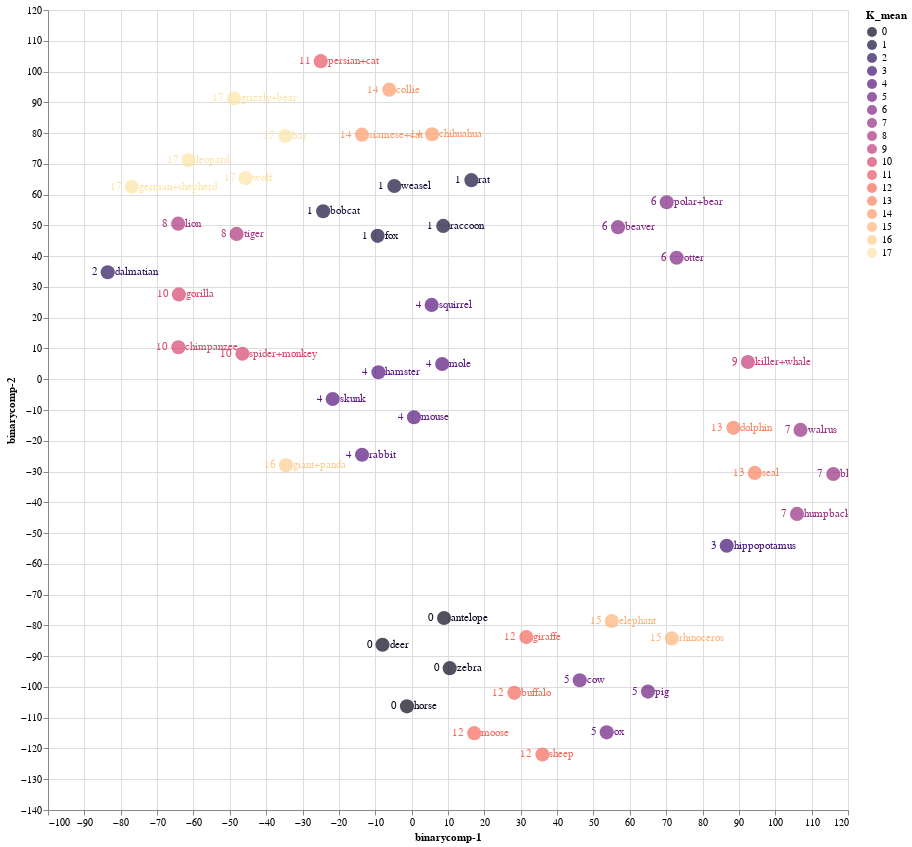

This figure's notebook cell:
### Code cell
source = tsne_binary_df1

points = alt.Chart(source).mark_circle(size=200).encode(
    x='binarycomp-1:Q',
    y='binarycomp-2:Q',
    color=alt.Color('K_mean:N', scale=alt.Scale(scheme='Magma'))
    ).properties(
    width=800,
    height=800
)

text1 = points.mark_text(
    align='left',
    baseline='middle',
    dx=7
).encode(
    text='index:N'
)

text2 = points.mark_text(
    align='right',
    baseline='middle',
    dx=-10
).encode(
    text='K_mean:N'
)

points.interactive() + text1 + text2

### Figure 1 — Vega-Lite specification as saved in the notebook (floating-point values rounded to 4 significant figures)
{"config": {"view": {"continuousWidth": 400, "continuousHeight": 300}}, "layer": [{"mark": {"type": "circle", "size": 200}, "encoding": {"color": {"field": "K_mean", "scale": {"scheme": "Magma"}, "type": "nominal"}, "x": {"field": "binarycomp-1", "type": "quantitative"}, "y": {"field": "binarycomp-2", "type": "quantitative"}}, "height": 800, "selection": {"selector003": {"type": "interval", "bind": "scales", "encodings": ["x", "y"]}}, "width": 800}, {"mark": {"type": "text", "align": "left", "baseline": "middle", "dx": 7}, "encoding": {"color": {"field": "K_mean", "scale": {"scheme": "Magma"}, "type": "nominal"}, "text": {"field": "index", "type": "nominal"}, "x": {"field": "binarycomp-1", "type": "quantitative"}, "y": {"field": "binarycomp-2", "type": "quantitative"}}, "height": 800, "width": 800}, {"mark": {"type": "text", "align": "right", "baseline": "middle", "dx": -10}, "encoding": {"color": {"field": "K_mean", "scale": {"scheme": "Magma"}, "type": "nominal"}, "text": {"field": "K_mean", "type": "nominal"}, "x": {"field": "binarycomp-1", "type": "quantitative"}, "y": {"field": "binarycomp-2", "type": "quantitative"}}, "height": 800, "width": 800}], "data": {"name": "data-93dcf95529bf1dc4ba5fdf79dbe969e8"}, "$schema": "https://vega.github.io/schema/vega-lite/v4.17.0.json", "datasets": {"data-93dcf95529bf1dc4ba5fdf79dbe969e8": [{"binarycomp-1": 8.911, "binarycomp-2": -77.61, "index": "antelope", "order": "ARTIODACTYLA", "family": "BOVIDAE", "K_mean": 0}, {"binarycomp-1": -48.84, "binarycomp-2": 91.27, "index": "grizzly+bear", "order": "CARNIVORA", "family": "URSIDAE", "K_mean": 17}, {"binarycomp-1": 92.47, "binarycomp-2": 5.592, "index": "killer+whale", "order": "ARTIODACTYLA", "family": "DELPHINIDAE", "K_mean": 9}, {"binarycomp-1": 56.75, "binarycomp-2": 49.43, "index": "beaver", "order": "RODENTIA", "family": "APLODONTIIDAE", "K_mean": 6}, {"binarycomp-1": -83.57, "binarycomp-2": 34.77, "index": "dalmatian", "order": "CARNIVORA", "family": "CANIDAE", "K_mean": 2}, {"binarycomp-1": -24.99, "binarycomp-2": 103.4, "index": "persian+cat", "order": "CARNIVORA", "family": "FELIDAE", "K_mean": 11}, {"binarycomp-1": -1.284, "binarycomp-2": -106.3, "index": "horse", "order": "PERISSODACTYLA", "family": "EQUIDAE", "K_mean": 0}, {"binarycomp-1": -76.97, "binarycomp-2": 62.53, "index": "german+shepherd", "order": "CARNIVORA", "family": "CANIDAE", "K_mean": 17}, {"binarycomp-1": 116.0, "binarycomp-2": -30.79, "index": "blue+whale", "order": "ARTIODACTYLA", "family": "BALAENOPTERIDAE", "K_mean": 7}, {"binarycomp-1": -13.66, "binarycomp-2": 79.49, "index": "siamese+cat", "order": "CARNIVORA", "family": "FELIDAE", "K_mean": 14}, {"binarycomp-1": -21.71, "binarycomp-2": -6.413, "index": "skunk", "order": "CARNIVORA", "family": "MEPHITIDAE", "K_mean": 4}, {"binarycomp-1": 8.398, "binarycomp-2": 4.954, "index": "mole", "order": "EULIPOTYPHLA", "family": "TALPIDAE", "K_mean": 4}, {"binarycomp-1": -48.14, "binarycomp-2": 47.22, "index": "tiger", "order": "CARNIVORA", "family": "FELIDAE", "K_mean": 8}, {"binarycomp-1": 86.65, "binarycomp-2": -54.13, "index": "hippopotamus", "order": "ARTIODACTYLA", "family": "HIPPOPOTAMIDAE", "K_mean": 3}, {"binarycomp-1": -61.33, "binarycomp-2": 71.16, "index": "leopard", "order": "CARNIVORA", "family": "FELIDAE", "K_mean": 17}, {"binarycomp-1": 17.22, "binarycomp-2": -115.0, "index": "moose", "order": "ARTIODACTYLA", "family": "CERVIDAE", "K_mean": 12}, {"binarycomp-1": -46.53, "binarycomp-2": 8.287, "index": "spider+monkey", "order": "PRIMATES", "family": "ATELIDAE", "K_mean": 10}, {"binarycomp-1": 106.0, "binarycomp-2": -43.78, "index": "humpback+whale", "order": "ARTIODACTYLA", "family": "BALAENOPTERIDAE", "K_mean": 7}, {"binarycomp-1": 55.01, "binarycomp-2": -78.57, "index": "elephant", "order": "PROBOSCIDEA", "family": "ELEPHANTIDAE", "K_mean": 15}, {"binarycomp-1": -64.01, "binarycomp-2": 27.56, "index": "gorilla", "order": "PRIMATES", "family": "HOMINIDAE", "K_mean": 10}, {"binarycomp-1": 53.65, "binarycomp-2": -114.8, "index": "ox", "order": "ARTIODACTYLA", "family": "BOVIDAE", "K_mean": 5}, {"binarycomp-1": -9.351, "binarycomp-2": 46.61, "index": "fox", "order": "CARNIVORA", "family": "CANIDAE", "K_mean": 1}, {"binarycomp-1": 35.98, "binarycomp-2": -121.9, "index": "sheep", "order": "ARTIODACTYLA", "family": "BOVIDAE", "K_mean": 12}, {"binarycomp-1": 94.38, "binarycomp-2": -30.44, "index": "seal", "order": "CARNIVORA", "family": "PHOCIDAE", "K_mean": 13}, {"binarycomp-1": -64.15, "binarycomp-2": 10.39, "index": "chimpanzee", "order": "PRIMATES", "family": "HOMINIDAE", "K_mean": 10}, {"binarycomp-1": -9.135, "binarycomp-2": 2.275, "index": "hamster", "order": "RODENTIA", "family": "CRICETIDAE", "K_mean": 4}, {"binarycomp-1": 5.5, "binarycomp-2": 24.15, "index": "squirrel", "order": "RODENTIA", "family": "SCIURIDAE", "K_mean": 4}, {"binarycomp-1": 71.53, "binarycomp-2": -84.22, "index": "rhinoceros", "order": "PERISSODACTYLA", "family": "RHINOCEROTIDAE", "K_mean": 15}, {"binarycomp-1": -13.64, "binarycomp-2": -24.54, "index": "rabbit", "order": "LAGOMORPHA", "family": "LEPORIDAE", "K_mean": 4}, {"binarycomp-1": -34.72, "binarycomp-2": 79.05, "index": "bat", "order": "CHIROPTERA", "family": "PHYLLOSTOMIDAE", "K_mean": 17}, {"binarycomp-1": 31.55, "binarycomp-2": -83.81, "index": "giraffe", "order": "ARTIODACTYLA", "family": "GIRAFFIDAE", "K_mean": 12}, {"binarycomp-1": -45.61, "binarycomp-2": 65.34, "index": "wolf", "order": "CARNIVORA", "family": "CANIDAE", "K_mean": 17}, {"binarycomp-1": 5.635, "binarycomp-2": 79.61, "index": "chihuahua", "order": "CARNIVORA", "family": "CANIDAE", "K_mean": 14}, {"binarycomp-1": 16.44, "binarycomp-2": 64.69, "index": "rat", "order": "RODENTIA", "family": "CRICETIDAE", "K_mean": 1}, {"binarycomp-1": -4.761, "binarycomp-2": 62.8, "index": "weasel", "order": "CARNIVORA", "family": "MUSTELIDAE", "K_mean": 1}, {"binarycomp-1": 72.87, "binarycomp-2": 39.47, "index": "otter", "order": "CARNIVORA", "family": "MUSTELIDAE", "K_mean": 6}, {"binarycomp-1": 28.24, "binarycomp-2": -101.9, "index": "buffalo", "order": "ARTIODACTYLA", "family": "BOVIDAE", "K_mean": 12}, {"binarycomp-1": 10.47, "binarycomp-2": -93.9, "index": "zebra", "order": "PERISSODACTYLA", "family": "EQUIDAE", "K_mean": 0}, {"binarycomp-1": -34.54, "binarycomp-2": -27.99, "index": "giant+panda", "order": "CARNIVORA", "family": "URSIDAE", "K_mean": 16}, {"binarycomp-1": -8.01, "binarycomp-2": -86.28, "index": "deer", "order": "ARTIODACTYLA", "family": "CERVIDAE", "K_mean": 0}, {"binarycomp-1": -24.33, "binarycomp-2": 54.6, "index": "bobcat", "order": "CARNIVORA", "family": "FELIDAE", "K_mean": 1}, {"binarycomp-1": 64.99, "binarycomp-2": -101.5, "index": "pig", "order": "ARTIODACTYLA", "family": "SUIDAE", "K_mean": 5}, {"binarycomp-1": -64.21, "binarycomp-2": 50.55, "index": "lion", "order": "CARNIVORA", "family": "FELIDAE", "K_mean": 8}, {"binarycomp-1": 0.6384, "binarycomp-2": -12.35, "index": "mouse", "order": "RODENTIA", "family": "CRICETIDAE", "K_mean": 4}, {"binarycomp-1": 70.15, "binarycomp-2": 57.52, "index": "polar+bear", "order": "CARNIVORA", "family": "URSIDAE", "K_mean": 6}, {"binarycomp-1": -6.169, "binarycomp-2": 94.1, "index": "collie", "order": "CARNIVORA", "family": "CANIDAE", "K_mean": 14}, {"binarycomp-1": 106.9, "binarycomp-2": -16.47, "index": "walrus", "order": "CARNIVORA", "family": "ODOBENIDAE", "K_mean": 7}, {"binarycomp-1": 8.69, "binarycomp-2": 49.83, "index": "raccoon", "order": "CARNIVORA", "family": "PROCYONIDAE", "K_mean": 1}, {"binarycomp-1": 46.22, "binarycomp-2": -97.85, "index": "cow", "order": "ARTIODACTYLA", "family": "BOVIDAE", "K_mean": 5}, {"binarycomp-1": 88.47, "binarycomp-2": -15.8, "index": "dolphin", "order": "ARTIODACTYLA", "family": "DELPHINIDAE", "K_mean": 13}]}}
